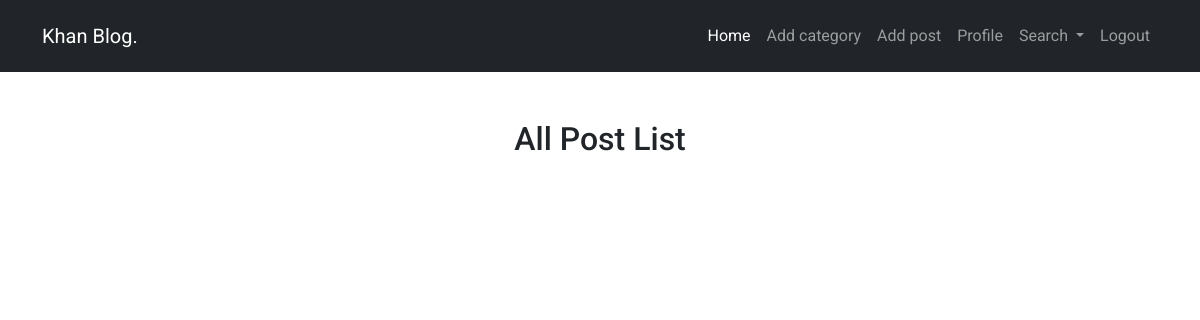
The app's page /author/all-posts-by-user/ (signed in), older data.
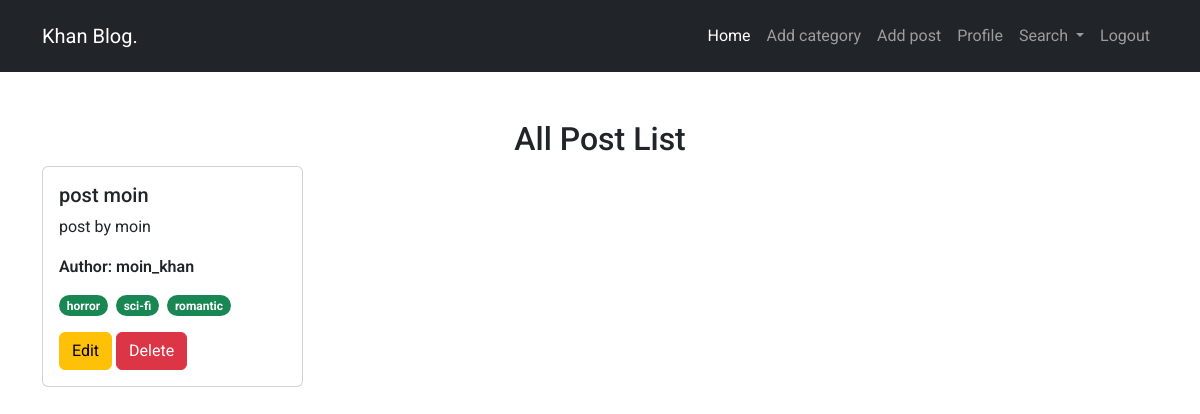
The same page, newer data.
### post/models.py (models this page shows, shortened)
class Post(models.Model):
  title = models.CharField(max_length = 100)
  content = models.TextField()
  categories = models.ManyToManyField(Categories)
  author = models.ForeignKey(User, on_delete = models.CASCADE)
  image = models.ImageField(upload_to='', blank = True, null = True)

### categories/models.py (models this page shows)
class Categories(models.Model):
  name = models.CharField(max_length = 50)
  slug = models.SlugField(max_length = 50, null = True, blank = True, unique = True)
  def __str__(self):
    return self.name

### author/views.py (the view)
# urls.py: path('all-posts-by-user/', views.all_posts_by_user, name = 'all-posts-by-user'),
@login_required
def all_posts_by_user(req):
  posts = Post.objects.filter(author = req.user)
  return render(req, 'author/all_posts_by_user.html', {'data': posts})

### author/templates/author/all_posts_by_user.html (shortened to what this page needs)
{% extends "base.html" %}
{% block maincontent %}
  <section class="container py-5">
    <div class="row">
      <div class="col-12">
        <h2 class="text-center">All Post List</h2>
      </div>
    </div>
    <div class="row blog_posts_content">
      {% for item in data %}
        <div class="col-lg-3 mb-2">
          <div class="card">
            <div class="card-body">
              <h5 class="card-title">{{item.title}}</h5>
              <p class="card-text">{{item.content}}</p>
              <p class="fw-semibold">Author: {{item.author}}</p>
              <div class="mb-3 d-flex gap-2 flex-wrap">
                {% for name in item.categories.all %}
                <span class="badge rounded-pill text-bg-success">{{name}}</span>
                {% endfor %}
              </div>
              <div>
                <button class="btn btn-warning">
                  <a class="nav-link" href="{% url 'edit-post' item.id %}">Edit</a>
                </button>
                <button class="btn btn-danger">
                  <a class="nav-link" href="{% url 'delete-post' item.id %}">Delete</a>
                </button>
              </div>
            </div>
          </div>
        </div>
      {% endfor %}
    </div>
  </section>
{% endblock %}

### khan_blog/templates/base.html (shortened to what this page needs)
<!DOCTYPE html>
<html lang="en">
  <head>
    <link href="https://cdn.jsdelivr.net/npm/bootstrap@5.3.3/dist/css/bootstrap.min.css" rel="stylesheet">
  </head>
  <body>
    <header>
      <nav class="navbar navbar-expand-lg bg-dark py-3" data-bs-theme="dark">
        <div class="container">
          <a class="navbar-brand" href="{% url 'home' %}">Khan Blog.</a>
          <div class="collapse navbar-collapse justify-content-end" id="navbarSupportedContent">
            {% if user.is_authenticated %}
              <ul class="navbar-nav ms-auto mb-2 mb-lg-0">
                <li class="nav-item">
                  <a class="nav-link active" aria-current="page" href="{% url 'home' %}">Home</a>
                </li>
                  <li class="nav-item">
                    <a class="nav-link" aria-current="page" href="{% url 'add-category' %}">Add category</a>
                  </li>
                  <li class="nav-item">
                    <a class="nav-link" aria-current="page" href="{% url 'add-post' %}">Add post</a>
                  </li>
                  <li class="nav-item">
                    <a class="nav-link" aria-current="page" href="{% url 'profile-page' %}">Profile</a>
                  </li>
                  <li class="nav-item dropdown">
                    <a class="nav-link dropdown-toggle" href="#" role="button" data-bs-toggle="dropdown" aria-expanded="false">
                      Search
                    </a>
                  </li>
                  <li class="nav-item">
                    <a class="nav-link" aria-current="page" href="{% url 'logout-page' %}">Logout</a>
                  </li>
              </ul>
            {% else %}
              <div>
                <a class="btn btn-outline-success me-3" href="{% url 'login-page' %}">Login</a>
                <a class="btn btn-outline-info" href="{% url 'registration-page' %}">Register</a>
              </div>
            {% endif %}
          </div>
        </div>
      </nav>
    </header>
    <main>
      {% block maincontent %} {% endblock %}
    </main>
  </body>
</html>

### khan_blog/templates/base.html (style rules this page uses)
* { font-family: "Roboto", sans-serif; }

Row changes from the older to the newer data that the page shows:
added Post: title "post moin", content "post by moin", author "moin_khan"
added Categories: name "horror"
added Categories: name "sci-fi"
added Categories: name "romantic"
